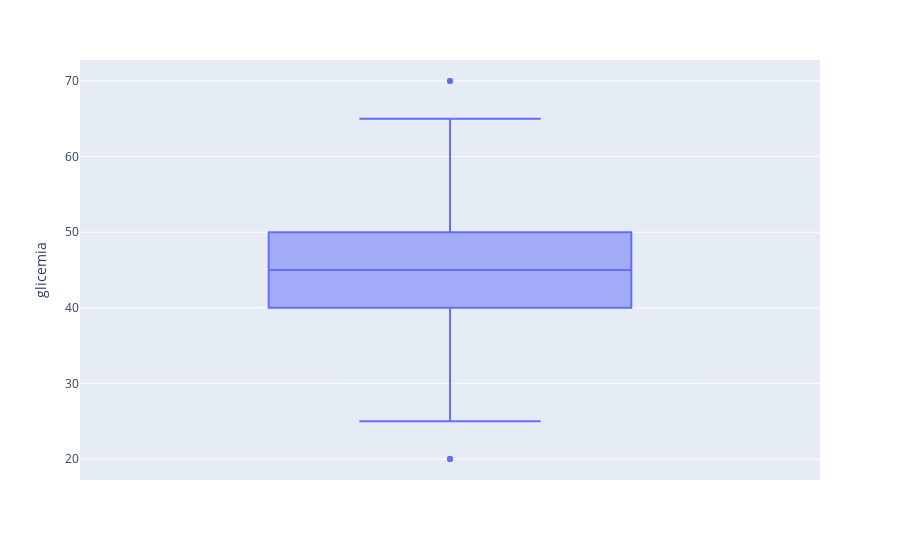

Notebook code cell kept with this figure:
### Code cell
px.box(df_diabetes,y='glicemia')

### Figure 1 — Plotly figure (JSON) as saved in the notebook; plotly's stock layout.template omitted (floating-point values rounded to 4 significant figures; data arrays with more than 128 entries replaced by an {"elided": "..."} marker saying what was removed)
{"data": [{"alignmentgroup": "True", "hovertemplate": "glicemia=%{y}<extra></extra>", "legendgroup": "", "marker": {"color": "#636efa"}, "name": "", "notched": false, "offsetgroup": "", "orientation": "v", "showlegend": false, "type": "box", "x0": " ", "xaxis": "x", "y": {"elided": "995 int values"}, "y0": " ", "yaxis": "y"}], "layout": {"boxmode": "group", "legend": {"tracegroupgap": 0}, "margin": {"t": 60}, "xaxis": {"anchor": "y", "domain": [0, 1]}, "yaxis": {"anchor": "x", "domain": [0, 1], "title": {"text": "glicemia"}}}}
